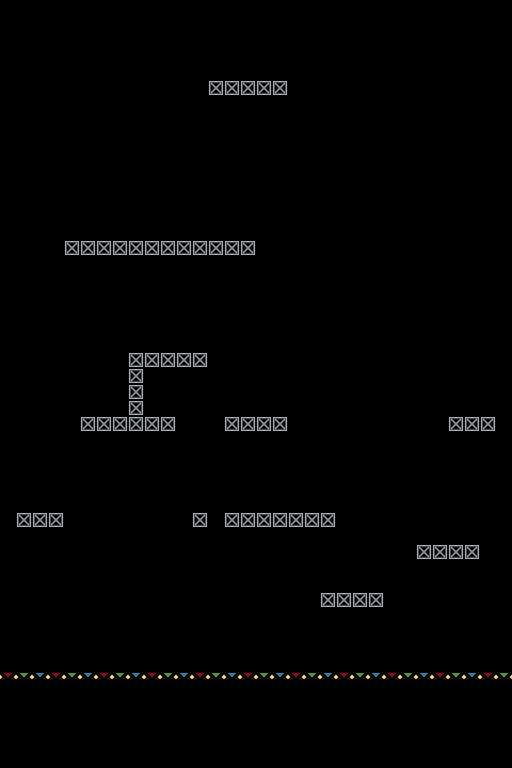

The image is a tile-based game level rendered from a .tmx file. Its description and complete source (layers, tilesets, objects, tile grids) follow:
An orthogonal 32x48 tile map with 16x16 px tiles, 1 tile layer (floor) and 46 objects.

<map version="1.10" tiledversion="1.10.2" orientation="orthogonal" renderorder="right-down" width="32" height="48" tilewidth="16" tileheight="16" infinite="0" nextlayerid="3" nextobjectid="73">
 <tileset firstgid="1" name="tiles" tilewidth="16" tileheight="16" tilecount="20" columns="10">
  <image source="tiles.png" width="160" height="32" />
 </tileset>
 <layer id="1" name="floor" width="32" height="48">
  <data encoding="csv">
0,0,0,0,0,0,0,0,0,0,0,0,0,0,0,0,0,0,0,0,0,0,0,0,0,0,0,0,0,0,0,0,
0,0,0,0,0,0,0,0,0,0,0,0,0,0,0,0,0,0,0,0,0,0,0,0,0,0,0,0,0,0,0,0,
0,0,0,0,0,0,0,0,0,0,0,0,0,0,0,0,0,0,0,0,0,0,0,0,0,0,0,0,0,0,0,0,
0,0,0,0,0,0,0,0,0,0,0,0,0,0,0,0,0,0,0,0,0,0,0,0,0,0,0,0,0,0,0,0,
0,0,0,0,0,0,0,0,0,0,0,0,0,0,0,0,0,0,0,0,0,0,0,0,0,0,0,0,0,0,0,0,
0,0,0,0,0,0,0,0,0,0,0,0,0,15,15,15,15,15,0,0,0,0,0,0,0,0,0,0,0,0,0,0,
0,0,0,0,0,0,0,0,0,0,0,0,0,0,0,0,0,0,0,0,0,0,0,0,0,0,0,0,0,0,0,0,
0,0,0,0,0,0,0,0,0,0,0,0,0,0,0,0,0,0,0,0,0,0,0,0,0,0,0,0,0,0,0,0,
0,0,0,0,0,0,0,0,0,0,0,0,0,0,0,0,0,0,0,0,0,0,0,0,0,0,0,0,0,0,0,0,
0,0,0,0,0,0,0,0,0,0,0,0,0,0,0,0,0,0,0,0,0,0,0,0,0,0,0,0,0,0,0,0,
0,0,0,0,0,0,0,0,0,0,0,0,0,0,0,0,0,0,0,0,0,0,0,0,0,0,0,0,0,0,0,0,
0,0,0,0,0,0,0,0,0,0,0,0,0,0,0,0,0,0,0,0,0,0,0,0,0,0,0,0,0,0,0,0,
0,0,0,0,0,0,0,0,0,0,0,0,0,0,0,0,0,0,0,0,0,0,0,0,0,0,0,0,0,0,0,0,
0,0,0,0,0,0,0,0,0,0,0,0,0,0,0,0,0,0,0,0,0,0,0,0,0,0,0,0,0,0,0,0,
0,0,0,0,0,0,0,0,0,0,0,0,0,0,0,0,0,0,0,0,0,0,0,0,0,0,0,0,0,0,0,0,
0,0,0,0,15,15,15,15,15,15,15,15,15,15,15,15,0,0,0,0,0,0,0,0,0,0,0,0,0,0,0,0,
0,0,0,0,0,0,0,0,0,0,0,0,0,0,0,0,0,0,0,0,0,0,0,0,0,0,0,0,0,0,0,0,
0,0,0,0,0,0,0,0,0,0,0,0,0,0,0,0,0,0,0,0,0,0,0,0,0,0,0,0,0,0,0,0,
0,0,0,0,0,0,0,0,0,0,0,0,0,0,0,0,0,0,0,0,0,0,0,0,0,0,0,0,0,0,0,0,
0,0,0,0,0,0,0,0,0,0,0,0,0,0,0,0,0,0,0,0,0,0,0,0,0,0,0,0,0,0,0,0,
0,0,0,0,0,0,0,0,0,0,0,0,0,0,0,0,0,0,0,0,0,0,0,0,0,0,0,0,0,0,0,0,
0,0,0,0,0,0,0,0,0,0,0,0,0,0,0,0,0,0,0,0,0,0,0,0,0,0,0,0,0,0,0,0,
0,0,0,0,0,0,0,0,15,15,15,15,15,0,0,0,0,0,0,0,0,0,0,0,0,0,0,0,0,0,0,0,
0,0,0,0,0,0,0,0,15,0,0,0,0,0,0,0,0,0,0,0,0,0,0,0,0,0,0,0,0,0,0,0,
0,0,0,0,0,0,0,0,15,0,0,0,0,0,0,0,0,0,0,0,0,0,0,0,0,0,0,0,0,0,0,0,
0,0,0,0,0,0,0,0,15,0,0,0,0,0,0,0,0,0,0,0,0,0,0,0,0,0,0,0,0,0,0,0,
0,0,0,0,0,15,15,15,15,15,15,0,0,0,15,15,15,15,0,0,0,0,0,0,0,0,0,0,15,15,15,0,
0,0,0,0,0,0,0,0,0,0,0,0,0,0,0,0,0,0,0,0,0,0,0,0,0,0,0,0,0,0,0,0,
0,0,0,0,0,0,0,0,0,0,0,0,0,0,0,0,0,0,0,0,0,0,0,0,0,0,0,0,0,0,0,0,
0,0,0,0,0,0,0,0,0,0,0,0,0,0,0,0,0,0,0,0,0,0,0,0,0,0,0,0,0,0,0,0,
0,0,0,0,0,0,0,0,0,0,0,0,0,0,0,0,0,0,0,0,0,0,0,0,0,0,0,0,0,0,0,0,
0,0,0,0,0,0,0,0,0,0,0,0,0,0,0,0,0,0,0,0,0,0,0,0,0,0,0,0,0,0,0,0,
0,15,15,15,0,0,0,0,0,0,0,0,15,0,15,15,15,15,15,15,15,0,0,0,0,0,0,0,0,0,0,0,
0,0,0,0,0,0,0,0,0,0,0,0,0,0,0,0,0,0,0,0,0,0,0,0,0,0,0,0,0,0,0,0,
0,0,0,0,0,0,0,0,0,0,0,0,0,0,0,0,0,0,0,0,0,0,0,0,0,0,15,15,15,15,0,0,
0,0,0,0,0,0,0,0,0,0,0,0,0,0,0,0,0,0,0,0,0,0,0,0,0,0,0,0,0,0,0,0,
0,0,0,0,0,0,0,0,0,0,0,0,0,0,0,0,0,0,0,0,0,0,0,0,0,0,0,0,0,0,0,0,
0,0,0,0,0,0,0,0,0,0,0,0,0,0,0,0,0,0,0,0,15,15,15,15,0,0,0,0,0,0,0,0,
0,0,0,0,0,0,0,0,0,0,0,0,0,0,0,0,0,0,0,0,0,0,0,0,0,0,0,0,0,0,0,0,
0,0,0,0,0,0,0,0,0,0,0,0,0,0,0,0,0,0,0,0,0,0,0,0,0,0,0,0,0,0,0,0,
0,0,0,0,0,0,0,0,0,0,0,0,0,0,0,0,0,0,0,0,0,0,0,0,0,0,0,0,0,0,0,0,
0,0,0,0,0,0,0,0,0,0,0,0,0,0,0,0,0,0,0,0,0,0,0,0,0,0,0,0,0,0,0,0,
2,3,4,2,3,4,2,3,4,2,3,4,2,3,4,2,3,4,2,3,4,2,3,4,2,3,4,2,3,4,2,3,
1,1,1,1,1,1,1,1,1,1,1,1,1,1,1,1,1,1,1,1,1,1,1,1,1,1,1,1,1,1,1,1,
1,1,1,1,1,1,1,1,1,1,1,1,1,1,1,1,1,1,1,1,1,1,1,1,1,1,1,1,1,1,1,1,
1,1,1,1,1,1,1,1,1,1,1,1,1,1,1,1,1,1,1,1,1,1,1,1,1,1,1,1,1,1,1,1,
1,1,1,1,1,1,1,1,1,1,1,1,1,1,1,1,1,1,1,1,1,1,1,1,1,1,1,1,1,1,1,1,
1,1,1,1,1,1,1,1,1,1,1,1,1,1,1,1,1,1,1,1,1,1,1,1,1,1,1,1,1,1,1,1
</data>
 </layer>
 <objectgroup id="2" name="obstacles">
  <object id="2" gid="11" x="16" y="672" width="16" height="16" />
  <object id="3" gid="5" x="80" y="672" width="16" height="16" />
  <object id="4" gid="5" x="144" y="672" width="16" height="16" />
  <object id="5" gid="5" x="208" y="672" width="16" height="16" />
  <object id="7" gid="12" x="240" y="672" width="16" height="16">
   <properties>
    <property name="targetX" value="23" />
    <property name="travelTime" value="4" />
   </properties>
  </object>
  <object id="8" gid="13" x="176" y="672" width="16" height="16" />
  <object id="9" gid="14" x="208" y="608" width="16" height="16" />
  <object id="10" gid="14" x="224" y="608" width="16" height="16" />
  <object id="11" gid="14" x="256" y="608" width="16" height="16" />
  <object id="12" gid="14" x="240" y="608" width="16" height="16" />
  <object id="13" gid="13" x="368" y="592" width="16" height="16" />
  <object id="14" gid="6" x="464" y="544" width="16" height="16" />
  <object id="15" gid="6" x="240" y="592" width="16" height="16" />
  <object id="16" gid="6" x="112" y="672" width="16" height="16" />
  <object id="17" gid="13" x="400" y="672" width="16" height="16" />
  <object id="22" gid="12" x="240" y="512" width="16" height="16">
   <properties>
    <property name="targetX" value="19" />
   </properties>
  </object>
  <object id="23" gid="7" x="480" y="672" width="16" height="16" />
  <object id="28" gid="13" x="192" y="512" width="16" height="16" />
  <object id="29" gid="14" x="160" y="528" width="16" height="16" />
  <object id="30" gid="14" x="144" y="528" width="16" height="16" />
  <object id="31" gid="14" x="128" y="528" width="16" height="16" />
  <object id="32" gid="14" x="112" y="528" width="16" height="16" />
  <object id="33" gid="14" x="96" y="528" width="16" height="16" />
  <object id="34" gid="14" x="80" y="528" width="16" height="16" />
  <object id="38" gid="13" x="16" y="512" width="16" height="16" />
  <object id="39" gid="13" x="112" y="416" width="16" height="16" />
  <object id="40" gid="8" x="144" y="416" width="16" height="16" />
  <object id="41" gid="14" x="336" y="432" width="16" height="16" />
  <object id="42" gid="14" x="400" y="432" width="16" height="16" />
  <object id="43" gid="5" x="256" y="416" width="16" height="16" />
  <object id="44" gid="13" x="464" y="416" width="16" height="16" />
  <object id="46" gid="14" x="480" y="368" width="16" height="16" />
  <object id="51" gid="14" x="432" y="336" width="16" height="16" />
  <object id="52" gid="14" x="384" y="304" width="16" height="16" />
  <object id="53" gid="14" x="336" y="272" width="16" height="16" />
  <object id="56" gid="12" x="80" y="240" width="16" height="16">
   <properties>
    <property name="targetX" value="9" />
   </properties>
  </object>
  <object id="57" gid="12" x="160" y="240" width="16" height="16">
   <properties>
    <property name="targetX" value="14" />
   </properties>
  </object>
  <object id="59" gid="14" x="16" y="208" width="16" height="16" />
  <object id="60" gid="14" x="80" y="160" width="16" height="16" />
  <object id="61" gid="14" x="144" y="112" width="16" height="16" />
  <object id="62" gid="14" x="288" y="240" width="16" height="16" />
  <object id="64" gid="16" x="240" y="64" width="16" height="16" />
  <object id="66" gid="6" x="80" y="144" width="16" height="16" />
  <object id="68" gid="6" x="432" y="320" width="16" height="16" />
  <object id="70" gid="6" x="336" y="256" width="16" height="16" />
  <object id="72" gid="7" x="160" y="192" width="16" height="16" />
 </objectgroup>
</map>